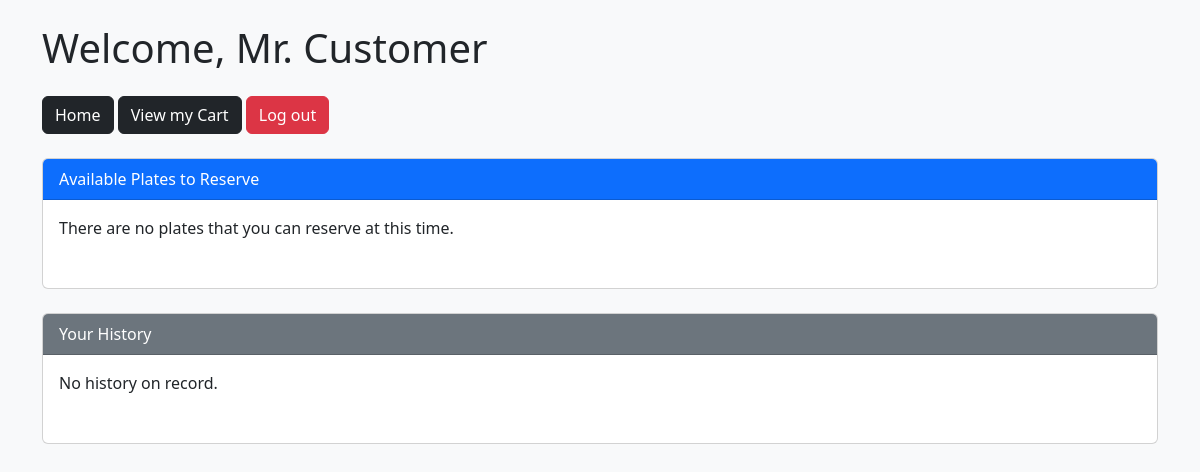
The page /customer_homepage.php (signed in) on the database as committed earlier.
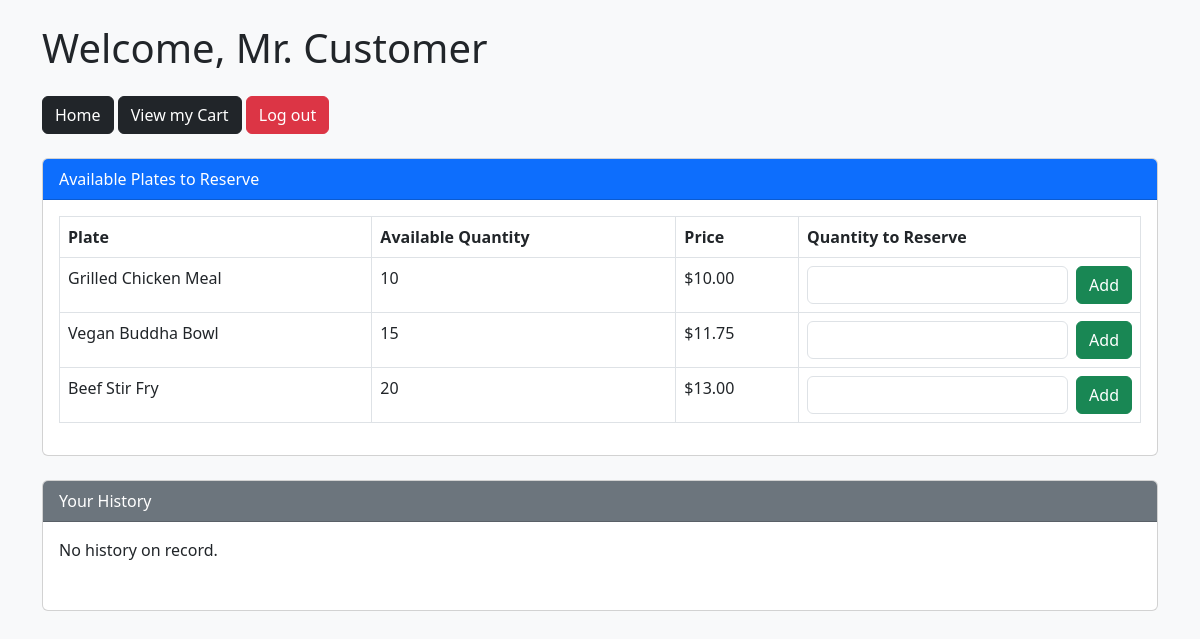
The same page on the database as committed later.
### tables this page shows
CREATE TABLE Plates (
    id INT AUTO_INCREMENT PRIMARY KEY,
    owner_id INT NOT NULL,
    description VARCHAR(256),
    available_from DATETIME NOT NULL,
    available_to DATETIME NOT NULL,
    price DECIMAL(10,2) NOT NULL,
    quantity_available INT NOT NULL,
    FOREIGN KEY (owner_id) REFERENCES Users(id)
);

### customer_homepage.php (the view, shortened to what this page needs)
<?php
require_once("database.php");
$user_id = $_SESSION["user"]["id"];
?>
<!DOCTYPE html>
<html>
<head>
    <link rel="stylesheet" href="https://cdn.jsdelivr.net/npm/bootstrap@5.3.0/dist/css/bootstrap.min.css">
</head>
<body class="bg-light">
<div class="container py-4">
    <h1 class="mb-4">Welcome, <?= htmlspecialchars($_SESSION["user"]["name"]) ?></h1>
    <div class="mb-4">
        <a class="btn btn-dark" href="index.php">Home</a>
        <a class="btn btn-dark" href="customer_checkout.php">View my Cart</a>
        <a class="btn btn-danger" href="logout.php">Log out</a>
    </div>
    <div class="card mb-4">
        <div class="card-header bg-primary text-white">Available Plates to Reserve</div>
        <div class="card-body">
            <table class="table table-bordered">
                <?php
                $plates = $db_conn->query("
                    SELECT id, description, price, quantity_available
                    FROM Plates
                    WHERE quantity_available > 0
                    AND NOW() BETWEEN available_from AND available_to
                ");
                if ($plates->num_rows === 0) { ?>
                    <p>There are no plates that you can reserve at this time.</p>
                <?php } else { ?>
                    <tr>
                        <th>Plate</th>
                        <th>Available Quantity</th>
                        <th>Price</th>
                        <th>Quantity to Reserve</th>
                    </tr>
                    <?php while ($p = $plates->fetch_assoc()) { ?>
                    <tr>
                        <td><?php echo htmlspecialchars($p["description"]); ?></td>
                        <td><?php echo intval($p["quantity_available"]); ?></td>
                        <td>$<?php echo number_format($p["price"], 2); ?></td>
                        <td>
                            <form method='POST' class='d-flex gap-2'>
                                <input class='form-control' type='number' name='quantity' min='1' max="<?php echo $p['quantity_available'] ?>" required>
                                <button class='btn btn-success'>Add</button>
                            </form>
                        </td>
                    </tr>
                <?php } } ?>
            </table>
        </div>
    </div>
    <div class="card mb-4">
        <div class="card-header bg-secondary text-white">Your History</div>
        <div class="card-body">
            <table class="table table-bordered">
                <?php
                $history = $db_conn->query("
                    SELECT orders.*, plates.description
                    FROM orders
                    JOIN plates ON plates.id = orders.plate_id
                    WHERE orders.user_id = $user_id
                    AND orders.status = 'purchased'
                ");
                if ($history->num_rows === 0) { ?>
                    <p>No history on record.</p>
                <?php } else { ?>
                    <?php while ($h = $history->fetch_assoc()) { ?>
                    <tr>
                        <td><?php echo htmlspecialchars($h["description"]); ?></td>
                        <td><?php echo intval($h["quantity"]); ?></td>
                        <td>$<?php echo number_format($h["total_price"], 2); ?></td>
                    </tr>
                <?php } } ?>
            </table>
        </div>
    </div>
</div>
</body>
</html>

Rows that differ between the two databases and show on the page:
added plates: description "Grilled Chicken Meal", quantity_available "10", price "10.00"
added plates: description "Vegan Buddha Bowl", quantity_available "15", price "11.75"
added plates: description "Beef Stir Fry", quantity_available "20", price "13.00"
Other text that changed with them:
text no longer shown: "There are no plates that you can reserve at this time."
text now shown: "Plate Available Quantity Price Quantity to Reserve"
